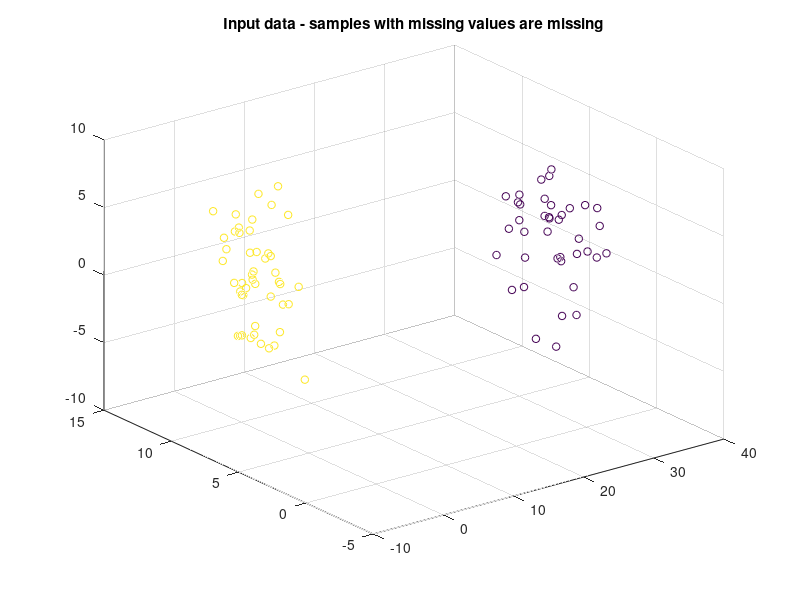

The MATLAB script that drew this image: (Note: this script raises an error after producing the figure.)
%% ###Missing values and scaling###

clear all;
close all;

% random data
data = randn([100,3])*diag([1 2 3])+repmat([30 2 3], 100, 1); 
data = [data; randn([100,3])*diag([2 1 3])+repmat([1 10 1], 100, 1)];

% add some missing values
tmp = randperm(200*3);
missinindex = tmp(1:150);
data(missinindex) = NaN;

% scatterplot 3D: only samples with non-missing values
shape = repmat(30,200,1);
color = [repmat(1,100,1);  repmat(3,100,1)];
scatter3(data(:,1), data(:,2), data(:,3), shape, color)
title('Input data - samples with missing values are missing')

%% Example 1:  
% replace missing values by appropriate mean value and visualize the results

meandata = data;

anyNanRow = (isnan(data)*[1;1;1]>0);

color_mean = color;
color_mean(anyNanRow) = 2;

data_mean = nanmean(meandata);
index = 1:200;
for i = index(anyNanRow)
    selsample = meandata(i, :);  
    mask = isnan(selsample);
    if ~all(mask) 
        meandata(i, mask) = data_mean(mask);
    end
end

figure
scatter3(meandata(:,1), meandata(:,2), meandata(:,3), shape, color_mean)
title('Missing values replaced by mean')

%% Assignment 1:  
% replace missing values by 1NN and visualize results
knndata = data;

% %%%%%%%%% Zde doplnte kod dle ukolu 1 %%%%%%%%%%%%%

%

figure
scatter3(knndata(:,1), knndata(:,2), knndata(:,3), shape, color_knn)
title('Missing values replaced by 1-NN')

%% Example 2:  2D scatter plot of 3D data by PCA - without standardization

knndata_pca = knndata(~isnan(knndata(:,1)),:); % some rows can contain all NaN values, remove them out
shape_pca = shape(~isnan(knndata(:,1)),:);
color_knn_pca = color_knn(~isnan(knndata(:,1)),:);

coeff = princomp(knndata_pca);
pca=knndata_pca*coeff;

figure
scatter(pca(:,1), pca(:,2), shape_pca, color_knn_pca);
title('Non-standardized 2D visualization');

%% Assignment 2:  2D scatter plot of 3D data by PCA - with standardization

% %%%%%%%%% Zde doplnte kod dle ukolu 2 %%%%%%%%%%%%%

%

coeff = princomp(standardized_knndata_pca);
pca=knndata_pca*coeff;

figure
scatter(pca(:,1), pca(:,2), shape_pca, color_knn_pca);
title('Standardized 2D visualization');

%%  ###Outlier values###
clear all
load('outlier_data.mat')


figure
subplot(1,2,1)
scatter(data(:,1), data(:,2))
title('Data with outliers');
subplot(1,2,2)
boxplot(data)

%% Example 3: Remove outliers (univariate approach)
% Sample (vector) is removed if any its element is far from its mean more than n*std. 

n = 3; 
c1 = data(:,1);
mu1 = mean(c1); % Data mean
sigma1 = std(c1); % Data standard deviation
index1 = abs(c1 - mu1) > n*sigma1; % outlier candidates

c2 = data(:,2);
mu2 = mean(c2); % Data mean
sigma2 = std(c2); % Data standard deviation
index2 = abs(c2 - mu2) > n*sigma2; % outlier candidates

index = index1 | index2;
outliers = data(index,:)

figure
subplot(1,2,1)
scatter(data(~index,1), data(~index,2))
title('Data without outliers (univariate approach)');
subplot(1,2,2)
boxplot(data(~index,:))

%% Assignment 3:  Remove outliers using k-means

X = data;
m = 10;
th = 0.01;
R = 100;
nReplicates = 40;

% #### Outlier removal algorithm ####
% IN: 
%       X     : data samples  
%       m     : number of clusters
%       th    : threshold for distrortion
%       R     : maximal number of algorithm steps
%       nReplicates : number of runs of k-means (matlab returns the best partitioning)
% OUT:
%       X     : data samples without outliers

% init
i = 0;

while(1)    
    i = i+1;
    % number of samples
    len = size(X,1);
    % find centroids( newC) and partitioning (newP)
    [newP, newC] = kmeans(X,m,'replicates',nReplicates);     
        
    % %%%%%%%%% Zde doplnte kod dle ukolu 3 %%%%%%%%%%%%%    
    newX = X;        
    % ### BEGIN of outlier removal code ###
  
    
    % END of outlier removal code
    
    % new number of samples
    new_len = size(newX,1);    
    % compute new centers and partitioning    
    X = newX; 
    
    % stop conditions
    if i>R | new_len==len    
        break 
    end        
end

% compute optimal partitioning on the new data
[P, C, sumd] = kmeans(X, m,'replicates',nReplicates);

figure
subplot(1,2,1)
scatter(X(:,1), X(:,2), ones(size(X,1),1)*10, P)
hold on
scatter(C(:,1), C(:,2), ones(size(C,1),1)*40)
title('Data without outliers')
subplot(1,2,2)
[P, C] = kmeans(data, m);
scatter(data(:,1), data(:,2), ones(size(data,1),1)*10, P)
title('Data with outliers')

figure
subplot(1,2,1)
scatter(X(:,1), X(:,2))
title('Data without outliers (multivariate approach)');
subplot(1,2,2)
boxplot(X)


